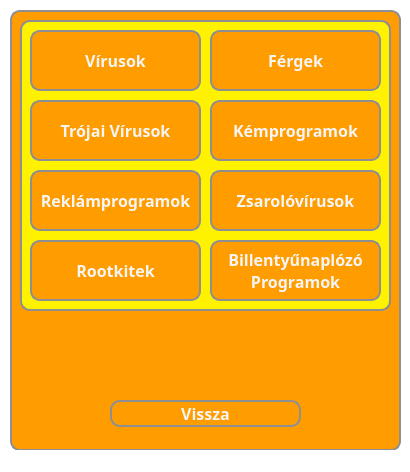
<?xml version="1.0" encoding="UTF-8"?>
<ui version="4.0">
 <class>learningGame</class>
 <widget class="QMainWindow" name="learningGame">
  <property name="geometry">
   <rect>
    <x>0</x>
    <y>0</y>
    <width>410</width>
    <height>472</height>
   </rect>
  </property>
  <property name="windowTitle">
   <string>Anyagok</string>
  </property>
  <property name="styleSheet">
   <string notr="true">* {
	background-color: white;
}</string>
  </property>
  <widget class="QWidget" name="centralwidget">
   <widget class="QWidget" name="widget_3" native="true">
    <property name="geometry">
     <rect>
      <x>10</x>
      <y>10</y>
      <width>391</width>
      <height>441</height>
     </rect>
    </property>
    <property name="styleSheet">
     <string notr="true">* {
	background-color: #FF9C00;
	border: 2px solid #8f8f91;
	border-radius: 10px;
	color: white;
	font-size: 16px;
	font-weight: bold;
}</string>
    </property>
    <widget class="QPushButton" name="backButton">
     <property name="geometry">
      <rect>
       <x>100</x>
       <y>390</y>
       <width>191</width>
       <height>27</height>
      </rect>
     </property>
     <property name="font">
      <font>
       <family>Corbel</family>
       <pointsize>-1</pointsize>
       <bold>true</bold>
      </font>
     </property>
     <property name="styleSheet">
      <string notr="true">* {
	background-color: #FF9C00;
	color: whitesmoke;
}

*:hover {
	background-color: #FFF200;
	color: #8f8f91;
}</string>
     </property>
     <property name="text">
      <string>Vissza</string>
     </property>
    </widget>
    <widget class="QWidget" name="widget_2" native="true">
     <property name="geometry">
      <rect>
       <x>10</x>
       <y>10</y>
       <width>371</width>
       <height>291</height>
      </rect>
     </property>
     <property name="styleSheet">
      <string notr="true">* {
	background-color: #FFF200;
	border: 2px solid #8f8f91;
	border-radius: 10px;
	color: white;
	font-size: 16px;
	font-weight: bold;
}</string>
     </property>
     <widget class="QPushButton" name="viruses">
      <property name="geometry">
       <rect>
        <x>10</x>
        <y>10</y>
        <width>171</width>
        <height>61</height>
       </rect>
      </property>
      <property name="font">
       <font>
        <family>Corbel</family>
        <pointsize>-1</pointsize>
        <bold>true</bold>
       </font>
      </property>
      <property name="styleSheet">
       <string notr="true">* {
	background-color: #FF9C00;
	color: whitesmoke;
}

*:hover {
	background-color: #FFF200;
	color: #8f8f91;
}</string>
      </property>
      <property name="text">
       <string>Vírusok</string>
      </property>
     </widget>
     <widget class="QPushButton" name="worms">
      <property name="geometry">
       <rect>
        <x>190</x>
        <y>10</y>
        <width>171</width>
        <height>61</height>
       </rect>
      </property>
      <property name="font">
       <font>
        <family>Corbel</family>
        <pointsize>-1</pointsize>
        <bold>true</bold>
       </font>
      </property>
      <property name="styleSheet">
       <string notr="true">* {
	background-color: #FF9C00;
	color: whitesmoke;
}

*:hover {
	background-color: #FFF200;
	color: #8f8f91;
}</string>
      </property>
      <property name="text">
       <string>Férgek</string>
      </property>
     </widget>
     <widget class="QPushButton" name="spywares">
      <property name="geometry">
       <rect>
        <x>190</x>
        <y>80</y>
        <width>171</width>
        <height>61</height>
       </rect>
      </property>
      <property name="font">
       <font>
        <family>Corbel</family>
        <pointsize>-1</pointsize>
        <bold>true</bold>
       </font>
      </property>
      <property name="styleSheet">
       <string notr="true">* {
	background-color: #FF9C00;
	color: whitesmoke;
}

*:hover {
	background-color: #FFF200;
	color: #8f8f91;
}</string>
      </property>
      <property name="text">
       <string>Kémprogramok</string>
      </property>
     </widget>
     <widget class="QPushButton" name="trojans">
      <property name="geometry">
       <rect>
        <x>10</x>
        <y>80</y>
        <width>171</width>
        <height>61</height>
       </rect>
      </property>
      <property name="font">
       <font>
        <family>Corbel</family>
        <pointsize>-1</pointsize>
        <bold>true</bold>
       </font>
      </property>
      <property name="styleSheet">
       <string notr="true">* {
	background-color: #FF9C00;
	color: whitesmoke;
}

*:hover {
	background-color: #FFF200;
	color: #8f8f91;
}</string>
      </property>
      <property name="text">
       <string>Trójai Vírusok</string>
      </property>
     </widget>
     <widget class="QPushButton" name="adwares">
      <property name="geometry">
       <rect>
        <x>10</x>
        <y>150</y>
        <width>171</width>
        <height>61</height>
       </rect>
      </property>
      <property name="font">
       <font>
        <family>Corbel</family>
        <pointsize>-1</pointsize>
        <bold>true</bold>
       </font>
      </property>
      <property name="styleSheet">
       <string notr="true">* {
	background-color: #FF9C00;
	color: whitesmoke;
}

*:hover {
	background-color: #FFF200;
	color: #8f8f91;
}</string>
      </property>
      <property name="text">
       <string>Reklámprogramok</string>
      </property>
     </widget>
     <widget class="QPushButton" name="ransomwares">
      <property name="geometry">
       <rect>
        <x>190</x>
        <y>150</y>
        <width>171</width>
        <height>61</height>
       </rect>
      </property>
      <property name="font">
       <font>
        <family>Corbel</family>
        <pointsize>-1</pointsize>
        <bold>true</bold>
       </font>
      </property>
      <property name="styleSheet">
       <string notr="true">* {
	background-color: #FF9C00;
	color: whitesmoke;
}

*:hover {
	background-color: #FFF200;
	color: #8f8f91;
}</string>
      </property>
      <property name="text">
       <string>Zsarolóvírusok</string>
      </property>
     </widget>
     <widget class="QPushButton" name="keyloggers">
      <property name="geometry">
       <rect>
        <x>190</x>
        <y>220</y>
        <width>171</width>
        <height>61</height>
       </rect>
      </property>
      <property name="font">
       <font>
        <family>Corbel</family>
        <pointsize>-1</pointsize>
        <bold>true</bold>
       </font>
      </property>
      <property name="styleSheet">
       <string notr="true">* {
	background-color: #FF9C00;
	color: whitesmoke;
}

*:hover {
	background-color: #FFF200;
	color: #8f8f91;
}</string>
      </property>
      <property name="text">
       <string>Billentyűnaplózó
Programok</string>
      </property>
     </widget>
     <widget class="QPushButton" name="rootkits">
      <property name="geometry">
       <rect>
        <x>10</x>
        <y>220</y>
        <width>171</width>
        <height>61</height>
       </rect>
      </property>
      <property name="font">
       <font>
        <family>Corbel</family>
        <pointsize>-1</pointsize>
        <bold>true</bold>
       </font>
      </property>
      <property name="styleSheet">
       <string notr="true">* {
	background-color: #FF9C00;
	color: whitesmoke;
}

*:hover {
	background-color: #FFF200;
	color: #8f8f91;
}</string>
      </property>
      <property name="text">
       <string>Rootkitek</string>
      </property>
     </widget>
    </widget>
   </widget>
  </widget>
  <widget class="QStatusBar" name="statusbar"/>
 </widget>
 <resources/>
 <connections/>
</ui>
